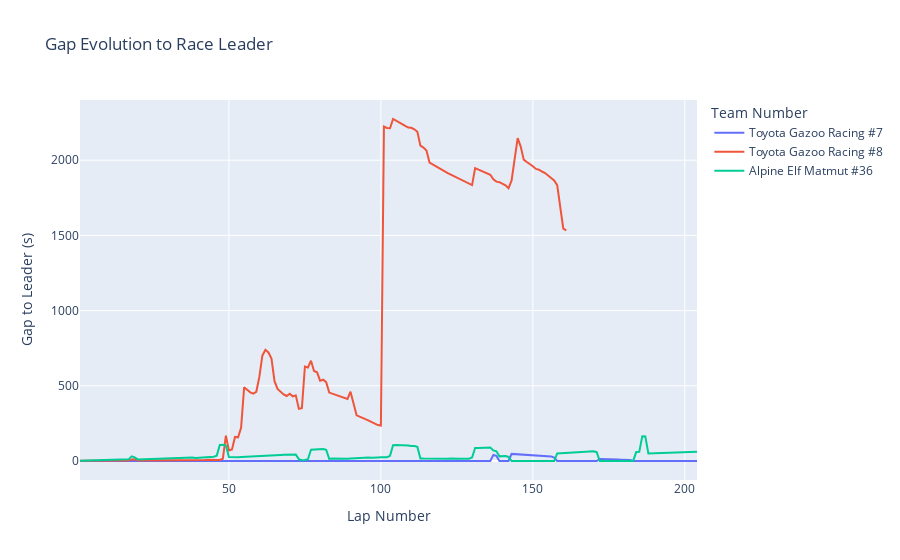

Notebook code cell kept with this figure:
### Markdown cell above
## Gap Evolution to Leader

### Code cell
fig = px.line(monza,
    x="lap_number",
    y="class_gap",
    color="team_no",
    title="Gap Evolution to Race Leader",
    labels={
        "lap_number": "Lap Number",
        "class_gap": "Gap to Leader (s)",
        "team_no": "Team Number"
    }
)

fig.show()

### Figure 1 — Plotly figure (JSON) as saved in the notebook; plotly's stock layout.template omitted (floating-point values rounded to 4 significant figures; data arrays with more than 128 entries replaced by an {"elided": "..."} marker saying what was removed)
{"data": [{"hovertemplate": "Team Number=Toyota Gazoo Racing #7<br>Lap Number=%{x}<br>Gap to Leader (s)=%{y}<extra></extra>", "legendgroup": "Toyota Gazoo Racing #7", "line": {"color": "#636efa", "dash": "solid"}, "marker": {"symbol": "circle"}, "mode": "lines", "name": "Toyota Gazoo Racing #7", "orientation": "v", "showlegend": true, "type": "scatter", "x": {"elided": "204 int values"}, "xaxis": "x", "y": {"elided": "204 float values"}, "yaxis": "y"}, {"hovertemplate": "Team Number=Toyota Gazoo Racing #8<br>Lap Number=%{x}<br>Gap to Leader (s)=%{y}<extra></extra>", "legendgroup": "Toyota Gazoo Racing #8", "line": {"color": "#EF553B", "dash": "solid"}, "marker": {"symbol": "circle"}, "mode": "lines", "name": "Toyota Gazoo Racing #8", "orientation": "v", "showlegend": true, "type": "scatter", "x": {"elided": "161 int values"}, "xaxis": "x", "y": {"elided": "161 float values"}, "yaxis": "y"}, {"hovertemplate": "Team Number=Alpine Elf Matmut #36<br>Lap Number=%{x}<br>Gap to Leader (s)=%{y}<extra></extra>", "legendgroup": "Alpine Elf Matmut #36", "line": {"color": "#00cc96", "dash": "solid"}, "marker": {"symbol": "circle"}, "mode": "lines", "name": "Alpine Elf Matmut #36", "orientation": "v", "showlegend": true, "type": "scatter", "x": {"elided": "204 int values"}, "xaxis": "x", "y": {"elided": "204 float values"}, "yaxis": "y"}], "layout": {"legend": {"title": {"text": "Team Number"}, "tracegroupgap": 0}, "title": {"text": "Gap Evolution to Race Leader"}, "xaxis": {"anchor": "y", "domain": [0, 1], "title": {"text": "Lap Number"}}, "yaxis": {"anchor": "x", "domain": [0, 1], "title": {"text": "Gap to Leader (s)"}}}}
